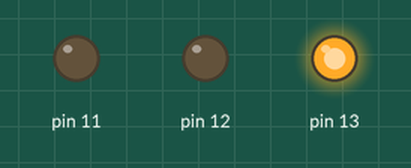
Recording of a program running on a simulated MicroPython board. On the bench: output pins drawn as LEDs (lit = HIGH). At 1.0 s the program stops and its outputs stay as they are.

Above: at 0.1 s.
At 1.1 s:
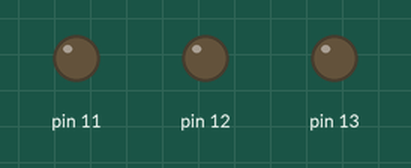
Timing chart, 0 to 2.5 s (numbered marks = the images above):
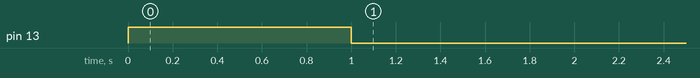

Measured:
- by itself, pin 13: LOW → HIGH at 0.00 s, → LOW 1.0 s later

The program:

main.py
```python
from machine import Pin
import time

class LedRGB:
    def __init__(self, r=13, g=11, b=12):
        self.r = Pin(r, Pin.OUT)
        self.g = Pin(g, Pin.OUT)
        self.b = Pin(b, Pin.OUT)

    def set(self, r=0, g=0, b=0):
        self.r.value(r)
        self.g.value(g)
        self.b.value(b)

    def off(self):
        self.set(0,0,0)

led = LedRGB()
led.set(1,0,0)  # vermelho
time.sleep(1)
led.off()
```
